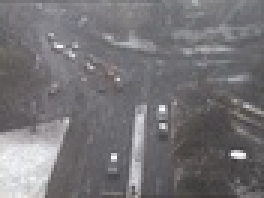
%> input picture 2/input images/image3.jpg, 88 x 66 px, shrunk from 768 x 576 before the run (shown 3 times larger); its folder holds 4 pictures in this run
$ octave q3.m   (GNU Octave 9; MATLAB toolbox functions it lacks are replaced by stand-ins)
%> lines starting %> are read from the running program, lines starting %| are printed output that depends on the picture
filefolder = 'C:\Users\praveen\Desktop\imgp\2\Input Images\';
imagefiles = dir(fullfile(filefolder,'*.*'));
nfiles = length(imagefiles);

for i=[5 6]

    filename = imagefiles(i).name;
    fullfilename = fullfile(filefolder,filename);
    im = imread(fullfilename);
%> im is the input picture: size 66x88x3 uint8; mean R, G, B 117.6, 115.7, 118.6
    [rows column depth] = size(im);
%> rows = 66; column = 88; depth = 3
    imM = zeros(rows+2,column+2,depth);
    imM1 = zeros(rows+4,column+4,depth);
    imB3 = zeros(size(im));
    imB5 = zeros(size(im));

    for l=1:rows
        for m=1:column
            for n=1:depth
                imM(l+1,m+1,n) = im(l,m,n);
            end
        end
    end
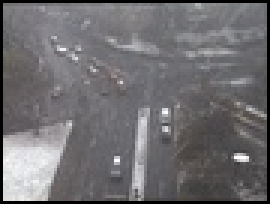
%> imM: size 68x90x3 double (shown 3 times larger); mean R, G, B 111.6, 109.8, 112.6
   for l=1:rows
        for m=1:column
            for n=1:depth
                imM1(l+2,m+2,n) = im(l,m,n);
            end
        end
    end
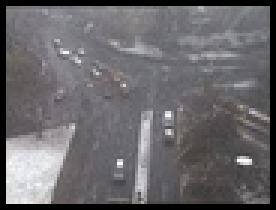
%> imM1: size 70x92x3 double (shown 3 times larger); mean R, G, B 106, 104.4, 107

   for i=1:rows
        for j=1:column
            for k=1:depth
                window1 = zeros(9,1);
                window2 = zeros(25,1);
                inc =1;
                for x=1:3
                    for y=1:3
                        window1(inc) = imM(i+x-1,j+y-1,k);
                        inc = inc+1;
                    end
                end
                inc =1;
                for x=1:5
                    for y=1:5
                        window2(inc) = imM1(i+x-1,j+y-1,k);
                        inc = inc+1;
                    end
                end

            med2 = sort(window2);
            med1=sort(window1);
            imB3(i,j,k) = med1(5);
            imB5(i,j,k) = med2(13);
            end
        end
   end
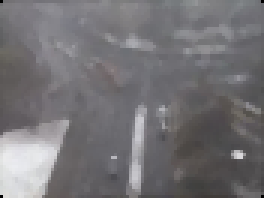
%> imB3: size 66x88x3 double (shown 3 times larger); mean R, G, B 116.2, 114.4, 117.3
%> after the loop, window1 = [103; 104; 0; 113; 98; 0; 0; 0; 0]; window2 = 25 values, max 116 at index 11, min 0 at index 4, mean 35.72
    out1 = sprintf('(%s)-Medianfilter3.jpg',filename);
    out = sprintf('(%s)-Medianfilter5.jpg',filename);
    imwrite(uint8(imB3),out1);
    imwrite(uint8(imB5),out);
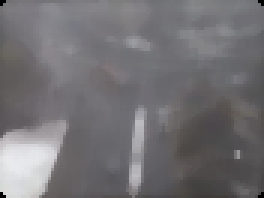
%> saved as (image3.jpg)-Medianfilter5.jpg: size 66x88x3 uint8 (shown 3 times larger); mean R, G, B 114.9, 113, 116; mean of the top-left, top-right, bottom-left and bottom-right quarters 118.6, 113.6, 133.4, 92.9
end
%> pass 2 of the loop `for i=[5 6]`:
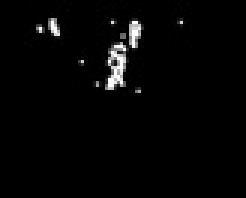
%> input picture 2/input images/image4.jpg, 82 x 66 px, shrunk from 720 x 576 before the run (shown 3 times larger)
%> im is the input picture: size 66x82 uint8; min 0, max 255, mean 5.2
%> after the loop `for i=1:rows`:
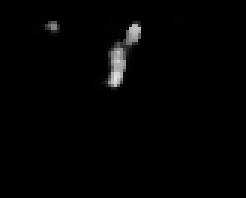
%> imB5: size 66x82 double (shown 3 times larger); min 0, max 225, mean 3.1
%> after the loop `for i=1:rows`: window1 = [0; 0; 0; 0; 0; 0; 0; 0; 0]; window2 = 25 values from 0 to 0
%> `imwrite(uint8(imB3),out1);`:
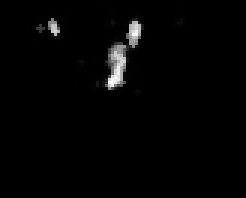
%> saved as (image4.jpg)-Medianfilter3.jpg: size 66x82 uint8 (shown 3 times larger); min 0, max 248, mean 4.1; mean of the top-left, top-right, bottom-left and bottom-right quarters 11, 5.5, 0, 0
